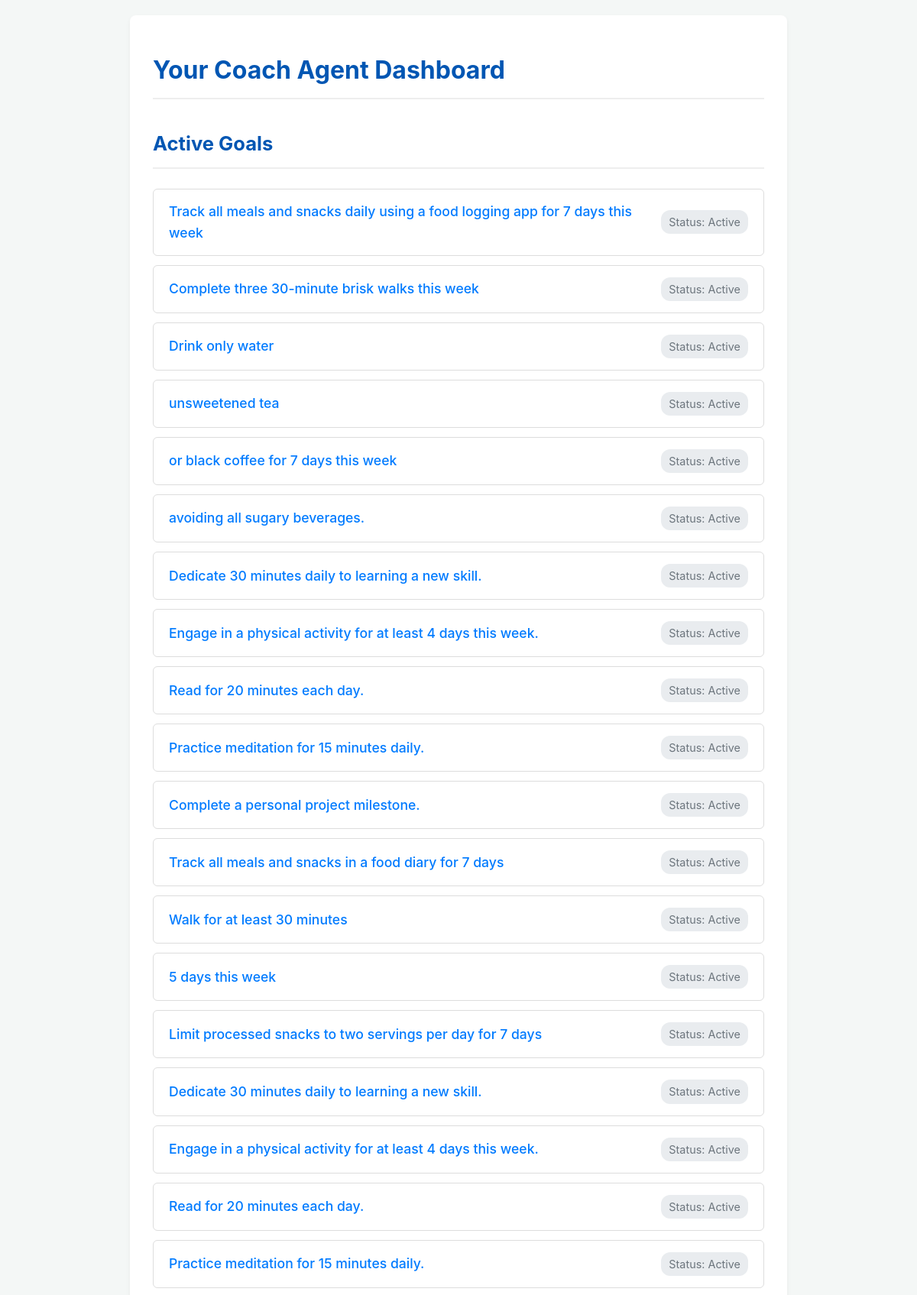
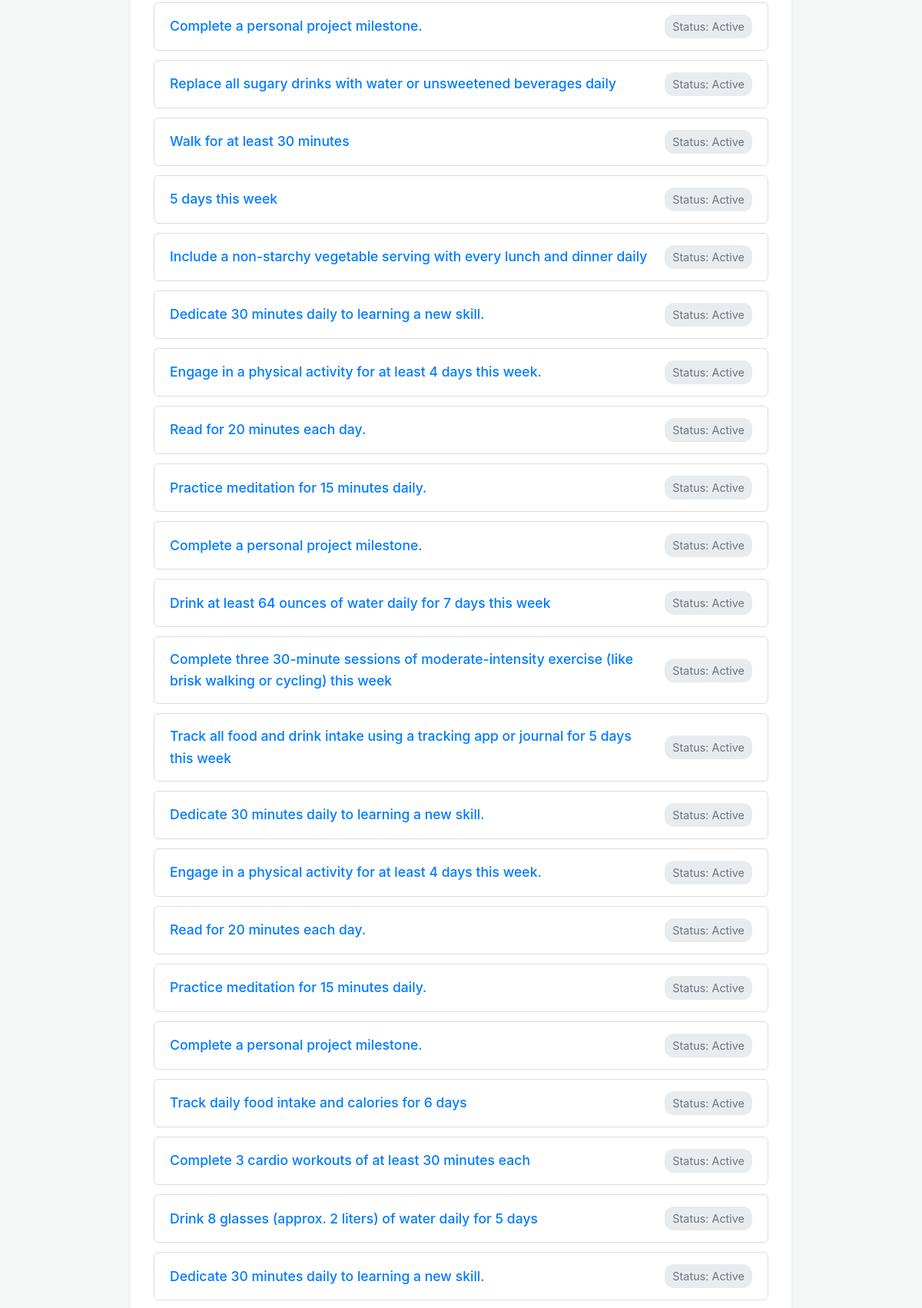
The page / (upper part) on the database its author committed (2 pictures, top to bottom).
### tables this page shows
CREATE TABLE goals (
    goal_id INTEGER PRIMARY KEY AUTOINCREMENT,
    user_id INTEGER NOT NULL,
    description TEXT NOT NULL,
    target_date TEXT, -- Store as TEXT (YYYY-MM-DD) or use specific date type
    status TEXT NOT NULL DEFAULT 'Active', -- e.g., Active, Achieved, Paused
    positive_reasons TEXT NOT NULL, -- Store the 'Top 5 Reasons' text
    consequences_of_inaction TEXT NOT NULL, -- Store the '5 Years...' text
    creation_date TIMESTAMP NOT NULL DEFAULT CURRENT_TIMESTAMP,
    FOREIGN KEY (user_id) REFERENCES users (user_id)
);

### app.py (the view)
@app.route('/')
def index():
    db = get_db()
    goals = []
    try:
        goals_cursor = db.execute(
            "SELECT goal_id, description, status FROM goals WHERE user_id = ? AND status = 'Active' ORDER BY creation_date DESC",
            (DEFAULT_USER_ID,)
        )
        goals = goals_cursor.fetchall()
    except sqlite3.Error as e:
        print(f"🔴 Database error fetching goals: {e}")
        flash(f"Error fetching goals: {e}", "error")
    return render_template('index.html', goals=goals)

### app.py (called while the page is built)
def get_db():
    if 'db' not in g:
        try:
            g.db = sqlite3.connect(DATABASE, detect_types=sqlite3.PARSE_DECLTYPES)
            g.db.row_factory = sqlite3.Row
            print("Database connection opened.")
        except sqlite3.Error as e:
            print(f"🔴 ERROR connecting to database: {e}")
            raise ConnectionError(f"Could not connect to database: {e}") from e
    return g.db

### templates/index.html (shortened to what this page needs)
<!doctype html>
<html lang="en">
<head>
</head>
<body>
    <div class="container">
        <h1>Your Coach Agent Dashboard</h1>
        <h2>Active Goals</h2>
        {% if goals %}
            <ul>
                {% for goal in goals %}
                    <li>
                        <a href="{{ url_for('goal_detail', goal_id=goal['goal_id']) }}">
                            {{ goal['description'] }}
                        </a>
                        <span>Status: {{ goal['status'] }}</span>
                    </li>
                {% endfor %}
            </ul>
        {% else %}
            <p class="no-goals">You haven't set up any active goals yet. Time to add one!</p>
        {% endif %}
    </div>
</body>
</html>

### templates/index.html (style rules this page uses)
body { font-family: -apple-system, BlinkMacSystemFont, "Segoe UI", Roboto, "Helvetica Neue", Arial, sans-serif; margin: 20px; background-color: #f4f7f6; color: #333; line-height: 1.6; }
.container { max-width: 800px; margin: auto; background-color: #fff; padding: 25px 30px; border-radius: 8px; box-shadow: 0 3px 6px rgba(0,0,0,0.05); }
h1, h2 { color: #0056b3; border-bottom: 2px solid #eee; padding-bottom: 10px; }
h1 { font-size: 2em; margin-bottom: 0.75em; }
h2 { font-size: 1.6em; margin-top: 1.5em; margin-bottom: 1em; }
ul { list-style: none; padding: 0; margin: 0; }
li { background-color: #fff; border: 1px solid #ddd; margin-bottom: 12px; padding: 15px 20px; border-radius: 6px; display: flex; justify-content: space-between; align-items: center; transition: box-shadow 0.2s ease, transform 0.2s ease; }
li a { text-decoration: none; color: #007bff; font-weight: 500; font-size: 1.1em; margin-right: 15px; }
li span { color: #6c757d; font-size: 0.9em; background-color: #e9ecef; padding: 4px 10px; border-radius: 12px; white-space: nowrap; flex-shrink: 0; }

### rows shown on the page
goals: description "Track all meals and snacks daily using a food logging app for 7 days this week", status "Active"
goals: description "Complete three 30-minute brisk walks this week", status "Active"
goals: description "Drink only water", status "Active"
goals: description "unsweetened tea", status "Active"
goals: description "or black coffee for 7 days this week", status "Active"
goals: description "avoiding all sugary beverages.", status "Active"
goals: description "Dedicate 30 minutes daily to learning a new skill.", status "Active"
goals: description "Engage in a physical activity for at least 4 days this week.", status "Active"
goals: description "Read for 20 minutes each day.", status "Active"
goals: description "Practice meditation for 15 minutes daily.", status "Active"
goals: description "Complete a personal project milestone.", status "Active"
goals: description "Track all meals and snacks in a food diary for 7 days", status "Active"
goals: description "Walk for at least 30 minutes", status "Active"
goals: description "5 days this week", status "Active"
goals: description "Limit processed snacks to two servings per day for 7 days", status "Active"
goals: description "Dedicate 30 minutes daily to learning a new skill.", status "Active"
goals: description "Engage in a physical activity for at least 4 days this week.", status "Active"
goals: description "Read for 20 minutes each day.", status "Active"
goals: description "Practice meditation for 15 minutes daily.", status "Active"
goals: description "Complete a personal project milestone.", status "Active"
goals: description "Replace all sugary drinks with water or unsweetened beverages daily", status "Active"
goals: description "Walk for at least 30 minutes", status "Active"
goals: description "5 days this week", status "Active"
goals: description "Include a non-starchy vegetable serving with every lunch and dinner daily", status "Active"
goals: description "Dedicate 30 minutes daily to learning a new skill.", status "Active"
goals: description "Engage in a physical activity for at least 4 days this week.", status "Active"
goals: description "Read for 20 minutes each day.", status "Active"
goals: description "Practice meditation for 15 minutes daily.", status "Active"
goals: description "Complete a personal project milestone.", status "Active"
goals: description "Drink at least 64 ounces of water daily for 7 days this week", status "Active"
goals: description "Complete three 30-minute sessions of moderate-intensity exercise (like brisk walking or cycling) this week", status "Active"
goals: description "Track all food and drink intake using a tracking app or journal for 5 days this week", status "Active"
goals: description "Dedicate 30 minutes daily to learning a new skill.", status "Active"
goals: description "Engage in a physical activity for at least 4 days this week.", status "Active"
goals: description "Read for 20 minutes each day.", status "Active"
goals: description "Practice meditation for 15 minutes daily.", status "Active"
goals: description "Complete a personal project milestone.", status "Active"
goals: description "Track daily food intake and calories for 6 days", status "Active"
goals: description "Complete 3 cardio workouts of at least 30 minutes each", status "Active"
goals: description "Drink 8 glasses (approx. 2 liters) of water daily for 5 days", status "Active"
goals: description "Dedicate 30 minutes daily to learning a new skill.", status "Active"
